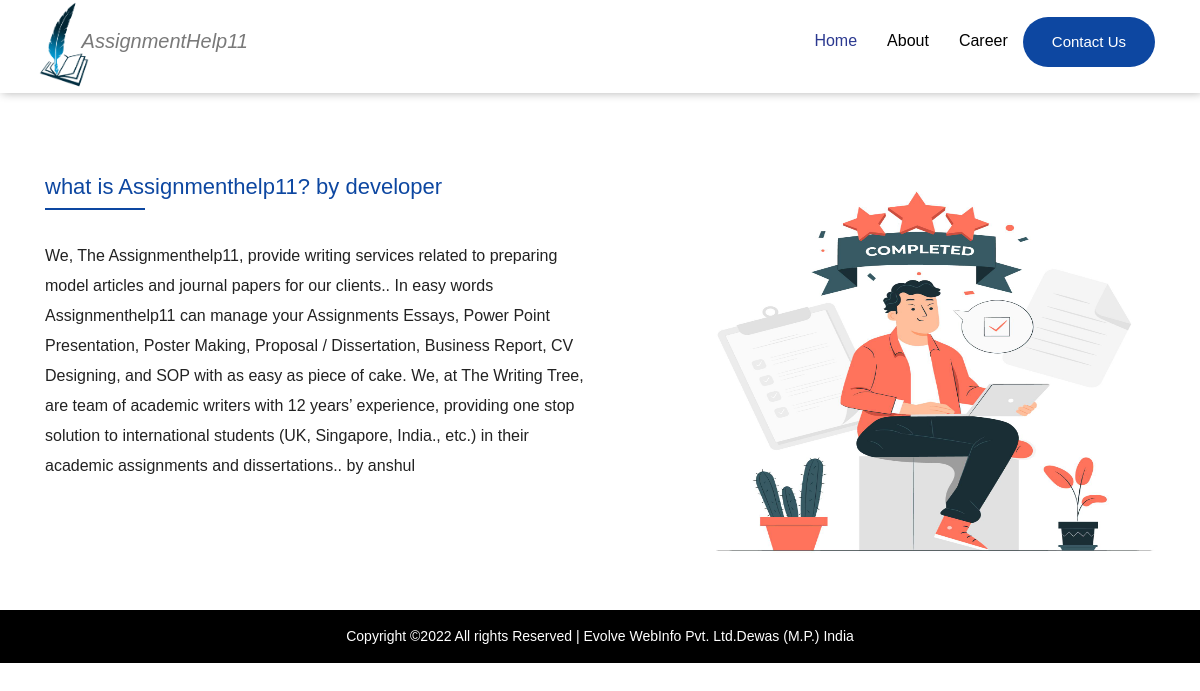
The app's page /index.php/about with its own data.
### tables this page shows
CREATE TABLE `a_section_one` (
  `row_id` int(11) NOT NULL,
  `heading` varchar(50) NOT NULL,
  `content` text NOT NULL,
  `img_url` varchar(50) NOT NULL,
  `status` char(9) NOT NULL,
  `time` timestamp NOT NULL DEFAULT current_timestamp()
);

### application/controllers/about.php (called while the page is built, shortened)
<?php
class About extends CI_Controller {
	public function index()
	{
		$data = 'row_id,img_url,heading,content';
        $table = 'a_section_one';
        $where = array('status'=>'Active');
		$this->load->model('Dashboard_model');
        $result1 = $this->Dashboard_model->select_data($data,$table,$where);
		$send = array(
			'a_section1'=>$result1
		);
		$this->load->view('about',$send);
	}
}

### index.php (called while the page is built, shortened)
<?php
require_once BASEPATH.'core/CodeIgniter.php';

### application/models/dashboard_model.php (called while the page is built, shortened)
<?php
class Dashboard_model extends CI_Model {
public function select_data($data,$table,$where){
$sql = $this->db->select($data)
                ->from($table)
                ->where($where)
                ->get();
        if ($sql) {
            return  $sql->result_array();
        } else {
            return false;
        }
}
}

### application/views/about.php (the view)
<?php include 'layout/header.php' ?>
<div class="erp_pvf_main_wrapper float_left">
    <div class="container">
        <?php
        foreach ($a_section1 as $value1) {
        ?>
            <div class="row">
                <div class="col-lg-6 col-md-12">
                    <div class="erp_pvf_left_cont float_left">
                        <h3><?php echo $value1['heading'] ?></h3>
                        <p><span><?php echo $value1['content'] ?></span></p>
                        <br><br><br>
                    </div>
                </div>
                <div class="col-lg-6 col-md-12">
                    <div class="erp_pvf_right_img float_left">
                        <img src="<?php echo base_url() ?>uploads/about-page-section1-images/<?php echo $value1['img_url'] ?>" alt="img">
                    </div>
                </div>
            <?php } ?>
            </div>
    </div>
</div>
<?php include 'layout/footer.php' ?>

### assets/css/style.css (style rules this page uses)
body, html { font-family: 'Montserrat', sans-serif; width: 100%; height: auto; font-size: 16px; line-height: 23px; color: #797979; overflow-x:hidden; padding-right:0 !important; -webkit-transition: all 0.5s; -o-transition: all 0.5s; -ms-transition: all 0.5s; -moz-transition: all 0.5s; transition: all 0.5s; background-repeat: no-repeat; }
h1, h2, h3, h4, h5, h6 { font-family: 'Montserrat', sans-serif; line-height: 1.1; font-weight:400; color: #333333; margin:0; padding:0; }
p { margin:0; }
.float_left { float:left; width:100%; }
.row:after { content: ""; display: table; clear: both; }
.erp_pvf_main_wrapper { padding: 20px; }
.erp_pvf_left_cont { padding-top:60px; padding-bottom: 40px; }
.erp_pvf_left_cont h3 { font-size:22px; font-weight:500; color:#0d47a1; position:relative; }
.erp_pvf_left_cont p { font-size: 16px; font-weight: 600; color: #222222; line-height: 30px; padding-top:40px; }
.erp_pvf_left_cont span { font-size: 16px; font-weight: 400; color: #222222; line-height: 30px; padding-top:40px; }
.erp_pvf_left_cont h3:after { content:''; border:1px solid #0d47a1; position:absolute; left:0; bottom:-9px; width:100px; }
.erp_pvf_right_img { padding-top:59px; }
.erp_pvf_right_img img { width:100%; height: 400px; transform: translate(49px, 0px); }
.account_details h2,h3 { line-height:28px; }

### records on screen
a_section_one: heading "what is Assignmenthelp11? by developer", content "We, The Assignmenthelp11, provide writing services related to preparing model articles and journal papers for our clients.. In easy words Assignmenthelp11 can manage your Assignments Essays, Power Point Presentation, Poster Making, Proposal / Dissertation, Business Report, CV Designing, and SOP with as easy as piece of cake. We, at The Writing Tree, are team of academic writers with 12 years’ experience, providing one stop solution to international students (UK, Singapore, India., etc.) in their academic assignments and dissertations.. by anshul", img_url (picture)
